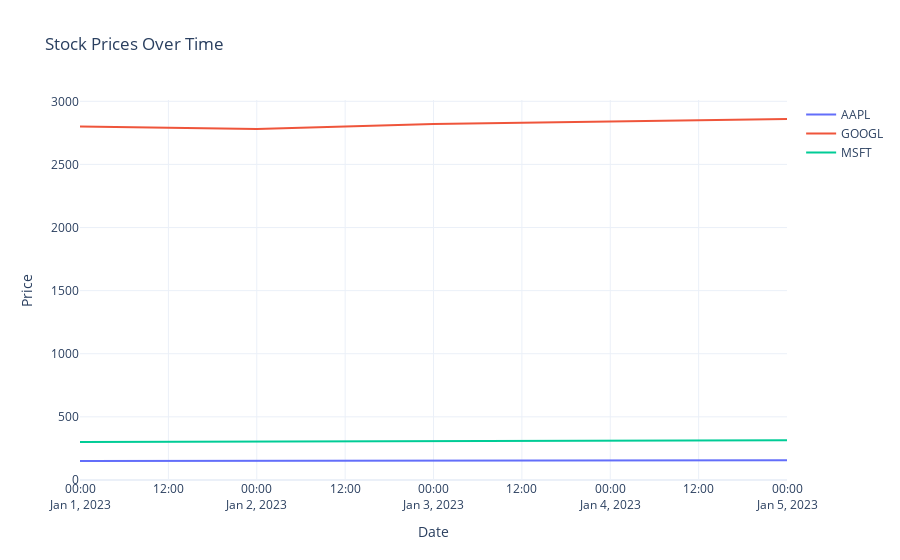

The code cell stored with this chart in its notebook:
### Code cell
import plotly.graph_objects as go

# Assuming portfolio_data is already defined and contains the stock data
# Ensure tech_list contains the actual company codes that are in your DataFrame
tech_list = ['AAPL', 'GOOGL', 'MSFT']  # Replace with actual company codes in your portfolio_data

# Create a figure
fig = go.Figure()

# Loop through each company code in tech_list
for tech in tech_list:
    if tech in portfolio_data.columns:
        # Add a trace for the company stock
        fig.add_trace(go.Scatter(
            x=portfolio_data['Data'],  # Assuming 'Data' column contains dates
            y=portfolio_data[tech],     # y-values for the current company
            mode='lines', 
            name=tech
        ))
    else:
        print(f"Warning: '{tech}' not found in portfolio_data columns.")

# Update layout with titles and labels
fig.update_layout(
    title='Stock Prices Over Time',
    xaxis_title='Date',
    yaxis_title='Price',
    template='plotly_white'  # Optional: gives a clean look
)

# Show the figure
fig.show()

### Figure 1 — Plotly figure (JSON) as saved in the notebook; plotly's stock layout.template omitted (floating-point values rounded to 4 significant figures)
{"data": [{"mode": "lines", "name": "AAPL", "type": "scatter", "x": ["2023-01-01T00:00:00", "2023-01-02T00:00:00", "2023-01-03T00:00:00", "2023-01-04T00:00:00", "2023-01-05T00:00:00"], "y": [150, 152, 151, 153, 155]}, {"mode": "lines", "name": "GOOGL", "type": "scatter", "x": ["2023-01-01T00:00:00", "2023-01-02T00:00:00", "2023-01-03T00:00:00", "2023-01-04T00:00:00", "2023-01-05T00:00:00"], "y": [2800, 2780, 2820, 2840, 2860]}, {"mode": "lines", "name": "MSFT", "type": "scatter", "x": ["2023-01-01T00:00:00", "2023-01-02T00:00:00", "2023-01-03T00:00:00", "2023-01-04T00:00:00", "2023-01-05T00:00:00"], "y": [300, 305, 310, 312, 315]}], "layout": {"title": {"text": "Stock Prices Over Time"}, "xaxis": {"title": {"text": "Date"}}, "yaxis": {"title": {"text": "Price"}}}}
